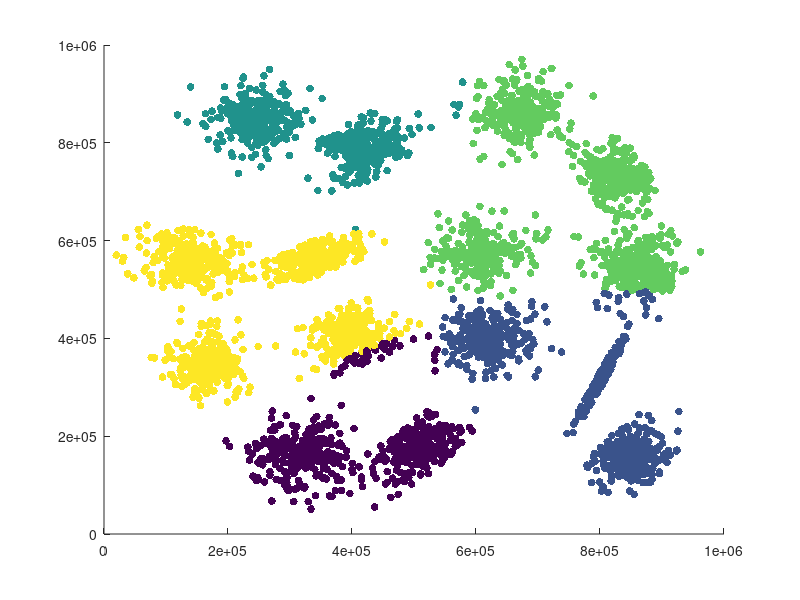

MATLAB code for this plot:
%{
===========================================================
Name: Andrew Loop-Perez
ID: 006198799
Course: CSE 516 Winter 2020
Assignment: Lab #5
===========================================================

Script file written using Octave
%}
1;

function centroids = initCentroids(X, K)
  centroids = zeros(K,size(X,2)); 
  % Randomly reorder the indices of examples
  randidx = randperm(size(X,1));
  % Take the first K examples as centroids
  centroids = X(randidx(1:K), :);
end 

% Calculate the distance between a data point and a centroid 
function d = distance(data_point, centroid)
  d = sqrt((centroid(1,1)-data_point(1,1))^2+(centroid(1,2)-data_point(1,2))^2);  
end 
  
function indices = reassignPoints(X, centroids)
  K = size(centroids, 1); % K = number of centroids
  indices = zeros(size(X,1), 1); % contines the index of the nearest centroid
  m = size(X,1); % number of data points
  
  for i=1:m
    % you code here
    data = X(i,:); % Current data point
    
    % Caluclate the distance between the current data point and the 
    % first centroid
   
   current_centroid = centroids(1, :);
    min_distance = distance(data, current_centroid);  
    index = 1;
    
    % Caluclate the distances between the current data point and the rest of 
    % the centroids. Place the index of the centroid that is closest to the 
    % current data point within indices.
  
  for j = 2:K
      current_centroid = centroids(j, :);
      new_distance = distance(data, current_centroid);
      
      if (min_distance > new_distance)
        min_distance = new_distance;
        index = j;
      end
    end 
  indices(i) = index;
 end  
end

function centroids = updateCentroids(X, idx, K)
  [m n] = size(X);
  centroids = zeros(K, n); 
  
  for i=1:K
    % you code here
    
    % Find the center of each cluster of points by calculing the average
    % x and y values in the cluster. Set the new coordinates of the cluster's
    % centroid equal to the caluclated center coordinates. 
    
    average_x = 0;
    average_y = 0;
    count = 0; % Number of data points within a particular cluster 
    
    for j = 1:m
      % Calculate the average x and y values for all of the data points 
      % within a cluster 
      if (idx(j) == i)
        average_x = average_x + X(j,1);
        average_y = average_y + X(j,2);
        count = count + 1;
      end 
    end
    
    average_x = average_x/count;
    average_y = average_y/count;
    
    % Set the new coordinates of the centroid
    centroids(i, 1) = average_x;
    centroids(i, 2) = average_y;
   end
end 

X = load("s1.dat");
epoch = 20;
K = 5;
centroids = initCentroids(X, K);

for i=1:epoch
  indices = reassignPoints(X, centroids);
  centroids = updateCentroids(X, indices, K);
end

scatter(X(:,1),X(:,2),32,indices,'filled')



